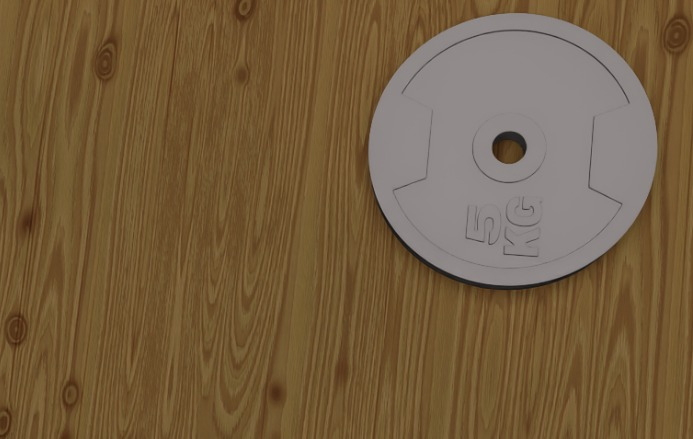
#> input picture RoboVision/images/sim_image1.jpg, 693 x 439 px, found by its file name; its folder holds only this picture in this run
$ python SeeThePlate.py
#> lines starting #> are read from the running program, lines starting #| are printed output that depends on the picture; after the words box and inside, x2 and y2 are one past the last pixel; in counts of white or black regions, pixels touching at a corner belong together
"""
    Detects weight plates and their holes in an image,
    drawing two bounding ellipses around each to outline both
    the outer circumference and the inner hole.

"""

# ================ Helper Functions =================

def calculate_aspect_ratio(ellipse):
    _, (major_axis, minor_axis), _ = ellipse
    return minor_axis / major_axis

def average_radius(ellipse):
                (_, axes, _) = ellipse
                major_axis = axes[0] / 2
                minor_axis = axes[1] / 2
                return (major_axis + minor_axis) / 2

# ================ Main Script ======================

import os
import cv2
import numpy as np
import math

images_folder = "RoboVision/images"
image_files = os.listdir(images_folder)

# Loop over all the images
for image_file in image_files:
    image_path = os.path.join(images_folder, image_file)

    # ================ Image Preprocessing ==============

    # Read the image
    image = cv2.imread(image_path)
#> image is the input picture: shape (439, 693, 3); mean B, G, R 64.2, 94.4, 117.6
    grey_scale = cv2.cvtColor(image, cv2.COLOR_BGR2GRAY)
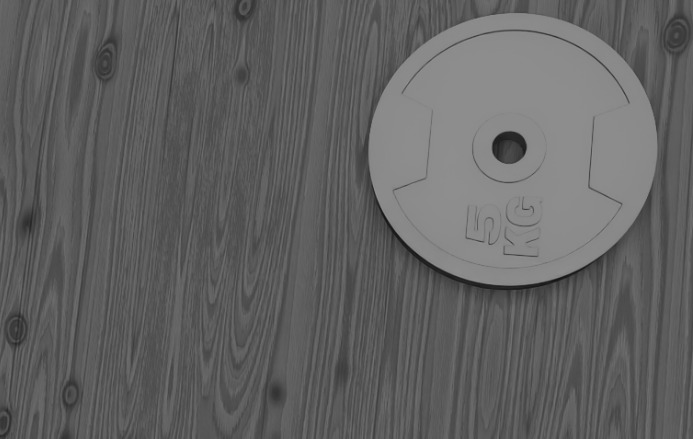
#> grey_scale: shape (439, 693); min 18, max 150, mean 98
    blur = cv2.GaussianBlur(grey_scale, (5, 5), 0)

    # ================ Edge Detection ===================

    # Median of the single-channel pixel intensities
    v = np.median(blur)
#> v = 91

    # Apply automatic Canny edge detection using the computed median
    sigma = 0.3
    lower = int(max(0, (1.0 - sigma) * v))
#> lower = 63
    upper = int(min(255, (1.0 + sigma) * v))
#> upper = 118
    canny = cv2.Canny(blur, lower, upper)
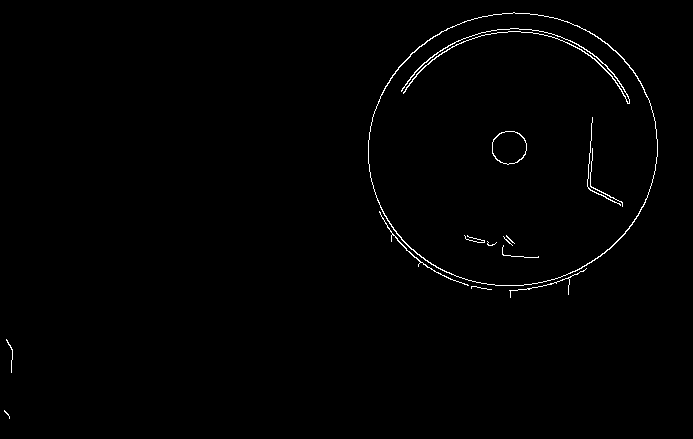
#> canny: shape (439, 693); 0.83% white in thin lines or dots, all inside (x1, y1, x2, y2) = (4, 12, 658, 419)


    # ================ Contour Detection ================

    # Finding exactly two contours in the image (The plates' edge and hole)
    contours, hierarchy = cv2.findContours(canny, cv2.RETR_TREE, cv2.CHAIN_APPROX_SIMPLE)
#> contours = 17 contours, 11 with area under 20; largest, box (x1, y1, x2, y2) and area: (368, 12, 658, 286) 61934, (368, 12, 658, 286) 61700, (492, 131, 527, 165) 900, (492, 131, 527, 165) 870, (401, 28, 630, 104) 181, (379, 211, 469, 286) 44

    # Constants for filtering
    EXPECTED_RATIO = 0.111
    RATIO_TOLERANCE = 0.1
    MAX_CENTER_DISTANCE = 0.2
    ASPECT_RATIO_THRESHOLD = 0.3

    final_ellipses = []

    if hierarchy is not None:
        hierarchy = hierarchy[0]

        # Iterate through contours and hierarchy
        for i, (contour, hier) in enumerate(zip(contours, hierarchy)):
            # Check if the contour has a child (potential outer contour)
            if hier[2] == -1:
                # Skip the contours that don't have a child
                continue

            outer_contour = contour
            outer_idx = i

            # Get the child index from the hierarchy
            child_idx = hier[2]

            while child_idx != -1:
                inner_contour = contours[child_idx]

                # Check if the contours have enough points to fit an ellipse
                if len(outer_contour) <= 5 and len(inner_contour) <= 5:
                    # If they can't form an ellipse, move on
                    break

                outer_ellipse = cv2.fitEllipse(outer_contour)
                inner_ellipse = cv2.fitEllipse(inner_contour)

                inner_aspect_ratio = calculate_aspect_ratio(inner_ellipse)

                # Check if the inner ellipse is elliptical enough
                if inner_aspect_ratio <= ASPECT_RATIO_THRESHOLD:
                    # If the aspect ratio is too small, move on
                    break

                # Calculate the average radii of the ellipses
                outer_radius = average_radius(outer_ellipse)
                inner_radius = average_radius(inner_ellipse)
                radius_ratio = inner_radius / outer_radius

                # Check if the radius ratio is within the expected tolerance
                if abs(radius_ratio - EXPECTED_RATIO) <= RATIO_TOLERANCE:

                    # Calculate the distance between the centers of the ellipses
                    center_distance = np.linalg.norm(
                        np.array(outer_ellipse[0]) - np.array(inner_ellipse[0])
                    )
                    max_center_distance = MAX_CENTER_DISTANCE * outer_radius

                    if center_distance <= max_center_distance:
                            # Ellipses match the profile of a weight plate!
                            final_ellipses.append((outer_ellipse, inner_ellipse))
                            break

                # Move to the next child contour
                child_idx = hierarchy[child_idx][0]

            # If a valid pair has been found, no need to continue processing
            if final_ellipses:
                break
#> this loop made 7 passes
#> hier on passes 1 to 5: [1, -1, -1, -1], [2, 0, -1, -1], [3, 1, -1, -1], [4, 2, -1, -1], [5, 3, -1, -1]
#> (hier, outer_idx) on passes 6 to 7: ([-1, 4, 6, -1], 5), ([-1, -1, 7, 5], 6)
#> after the loop, final_ellipses = 1 item

    # ================ Drawing Ellipses =================

    # Draw the ellipses on the image
    for outer_ellipse, inner_ellipse in final_ellipses:
        cv2.ellipse(image, outer_ellipse, (0, 255, 0), 2)
        cv2.ellipse(image, inner_ellipse, (0, 0, 255), 2)
#> this loop made 1 pass
#> (outer_ellipse, inner_ellipse) on pass 1: (((512.4, 148.9), (271.7, 289.2), 79.55), ((508.7, 147.1), (33.09, 35.21), 81.41))
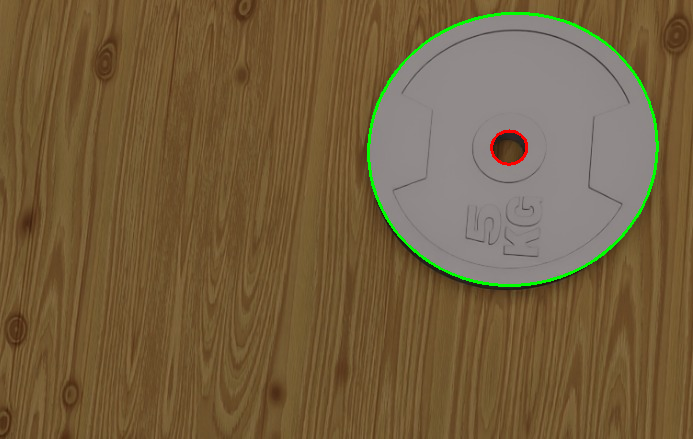
#> image: shape (439, 693, 3); 0.95% of pixels changed, all inside (x1, y1, x2, y2) = (367, 12, 659, 287)


    cv2.imshow("Processed Image", image)

    # Wait for a key press and close the window
    cv2.waitKey(0)
    cv2.destroyAllWindows()

$ run again, on RoboVision/images/sim_image5.jpg
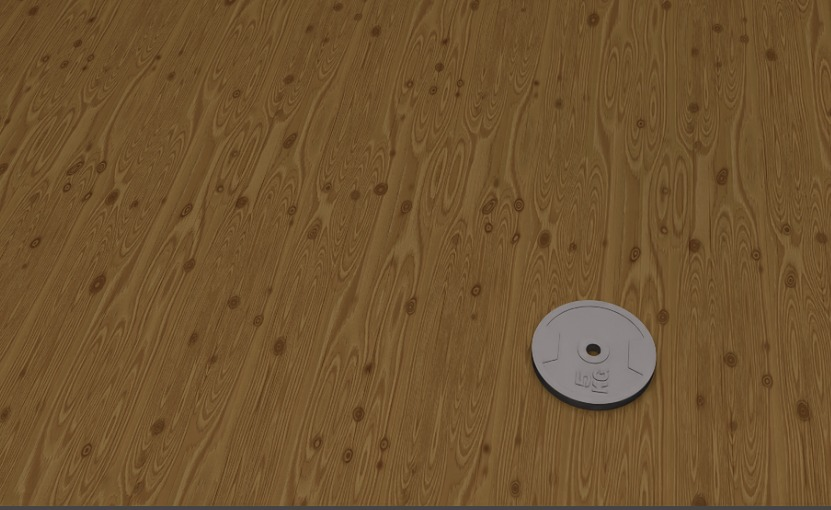
#> input picture RoboVision/images/sim_image5.jpg, 831 x 510 px, found by its file name
#> image is the input picture: shape (510, 831, 3); mean B, G, R 47.1, 83.2, 111.6
#> v = 87
#> lower = 60
#> upper = 113
#> `canny = cv2.Canny(blur, lower, upper)`:
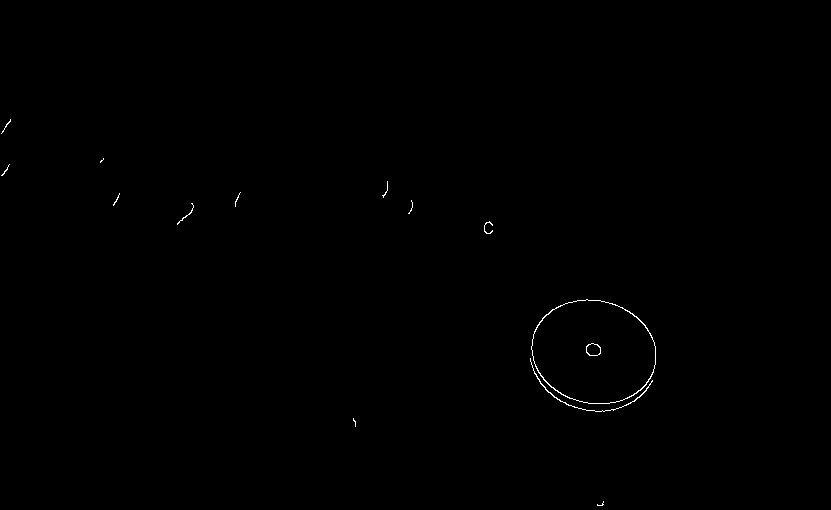
#> canny: shape (510, 831); 0.21% white in thin lines or dots, all inside (x1, y1, x2, y2) = (1, 119, 656, 506)
#> contours = 16 contours, 11 with area under 20; largest, box (x1, y1, x2, y2) and area: (531, 299, 656, 404) 10129, (531, 299, 656, 404) 10034, (586, 343, 601, 356) 143, (586, 343, 601, 356) 132, (530, 358, 653, 412) 47
#> the loop `for i, (contour, hier) in enumerate(zip(contours, hierarchy)):` made 5 passes
#> hier on passes 1 to 3: [1, -1, -1, -1], [2, 0, -1, -1], [3, 1, -1, -1]
#> after the loop `for i, (contour, hier) in enumerate(zip(contours, hierarchy)):`: final_ellipses = 1 item
#> the loop `for outer_ellipse, inner_ellipse in final_ellipses:` made 1 pass
#> (outer_ellipse, inner_ellipse) on pass 1: (((593.5, 351.5), (102.5, 124.9), 102.9), ((592.9, 349.5), (12.55, 16.03), 96.23))
#> after the loop `for outer_ellipse, inner_ellipse in final_ellipses:`:
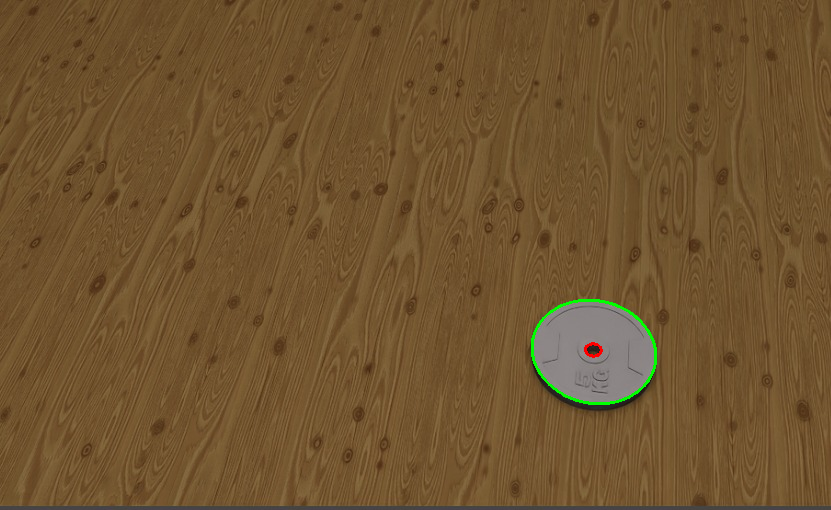
#> image: shape (510, 831, 3); 0.28% of pixels changed, all inside (x1, y1, x2, y2) = (531, 299, 657, 405)

$ run again, on RoboVision/images/sim_image2.jpg
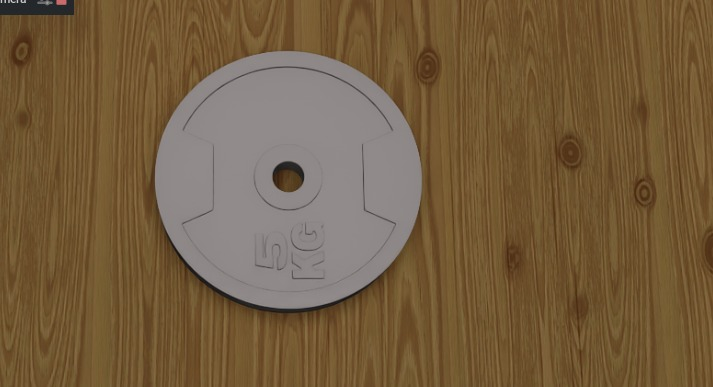
#> input picture RoboVision/images/sim_image2.jpg, 713 x 387 px, found by its file name
#> image is the input picture: shape (387, 713, 3); mean B, G, R 63.4, 93.6, 117.1
#> v = 91
#> lower = 63
#> upper = 118
#> `canny = cv2.Canny(blur, lower, upper)`:
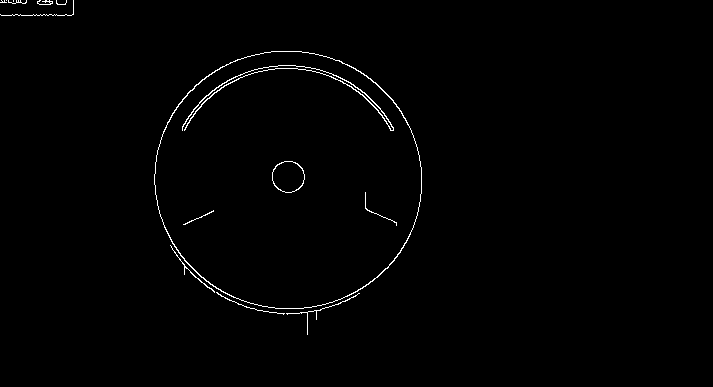
#> canny: shape (387, 713); 0.82% white in thin lines or dots, all inside (x1, y1, x2, y2) = (0, 0, 422, 335)
#> contours = 18 contours, 12 with area under 20; largest, box (x1, y1, x2, y2) and area: (154, 51, 422, 309) 54100, (154, 51, 422, 309) 53884, (272, 161, 305, 193) 794, (272, 161, 305, 193) 768, (182, 65, 394, 131) 178, (170, 245, 215, 293) 26
#> the loop `for i, (contour, hier) in enumerate(zip(contours, hierarchy)):` made 5 passes
#> hier on passes 1 to 3: [1, -1, -1, -1], [2, 0, -1, -1], [3, 1, -1, -1]
#> after the loop `for i, (contour, hier) in enumerate(zip(contours, hierarchy)):`: final_ellipses = 1 item
#> the loop `for outer_ellipse, inner_ellipse in final_ellipses:` made 1 pass
#> (outer_ellipse, inner_ellipse) on pass 1: (((287.9, 179.4), (257.2, 266.8), 99.09), ((287.9, 176.3), (31.24, 32.58), 96.11))
#> after the loop `for outer_ellipse, inner_ellipse in final_ellipses:`:
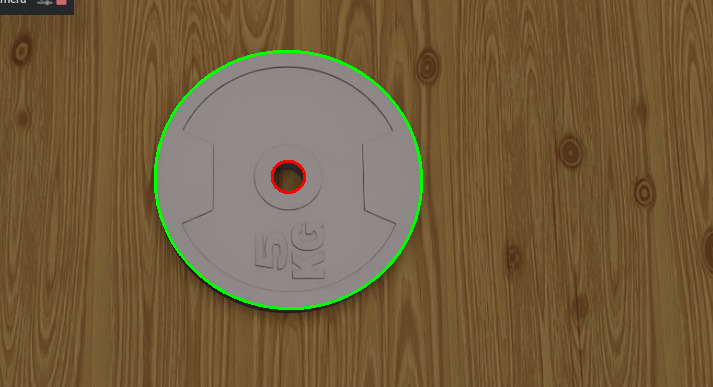
#> image: shape (387, 713, 3); 1% of pixels changed, all inside (x1, y1, x2, y2) = (154, 50, 423, 310)

$ run again, on RoboVision/images/sim_image3.jpg
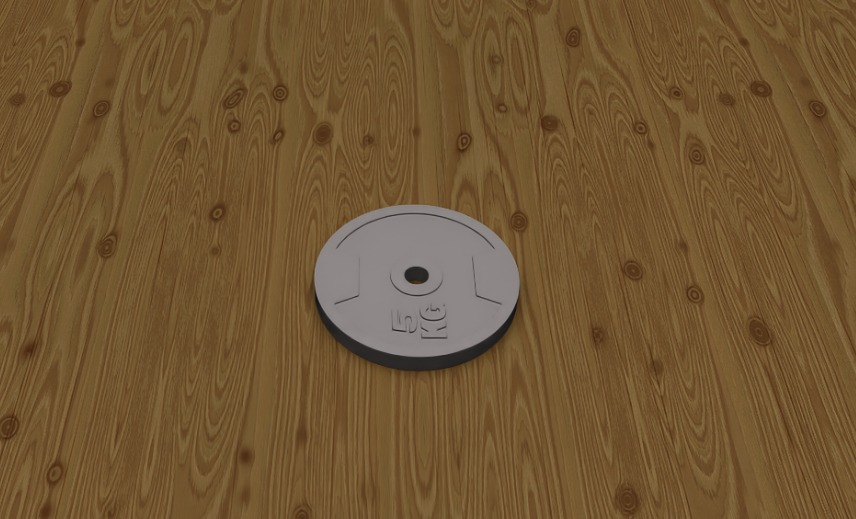
#> input picture RoboVision/images/sim_image3.jpg, 856 x 519 px, found by its file name
#> image is the input picture: shape (519, 856, 3); mean B, G, R 50.5, 86, 113.4
#> v = 89
#> lower = 62
#> upper = 115
#> `canny = cv2.Canny(blur, lower, upper)`:
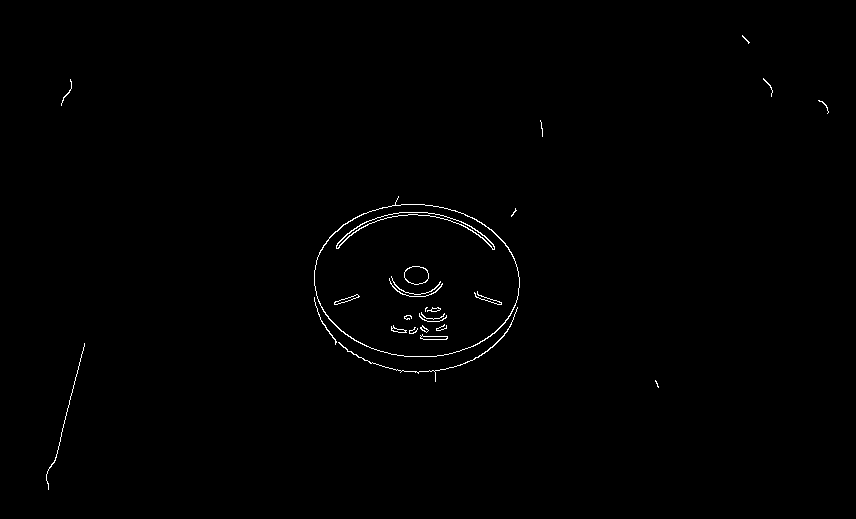
#> canny: shape (519, 856); 0.53% white in thin lines or dots, all inside (x1, y1, x2, y2) = (46, 35, 829, 490)
#> contours = 35 contours, 19 with area under 20; largest, box (x1, y1, x2, y2) and area: (314, 196, 520, 357) 24640, (314, 204, 520, 357) 24496, (336, 212, 495, 250) 540, (336, 212, 495, 250) 445, (404, 266, 429, 285) 350
#> the loop `for i, (contour, hier) in enumerate(zip(contours, hierarchy)):` made 7 passes
#> hier on passes 1 to 5: [1, -1, -1, -1], [2, 0, -1, -1], [3, 1, -1, -1], [4, 2, -1, -1], [5, 3, -1, -1]
#> after the loop `for i, (contour, hier) in enumerate(zip(contours, hierarchy)):`: final_ellipses = 1 item
#> the loop `for outer_ellipse, inner_ellipse in final_ellipses:` made 1 pass
#> (outer_ellipse, inner_ellipse) on pass 1: (((416.3, 280.3), (152.2, 205.1), 93.26), ((416.1, 274.8), (18.05, 25.07), 92.55))
#> after the loop `for outer_ellipse, inner_ellipse in final_ellipses:`:
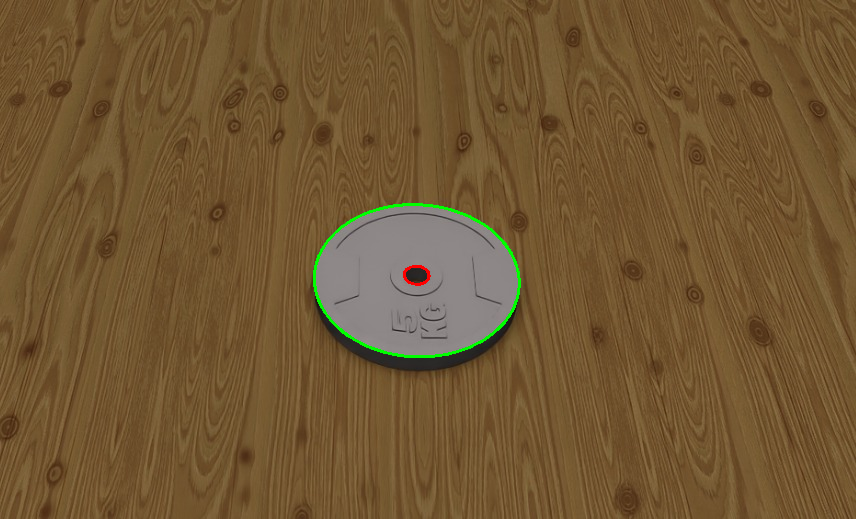
#> image: shape (519, 856, 3); 0.42% of pixels changed, all inside (x1, y1, x2, y2) = (313, 203, 521, 358)

$ run again, on RoboVision/images/sim_image4.jpg
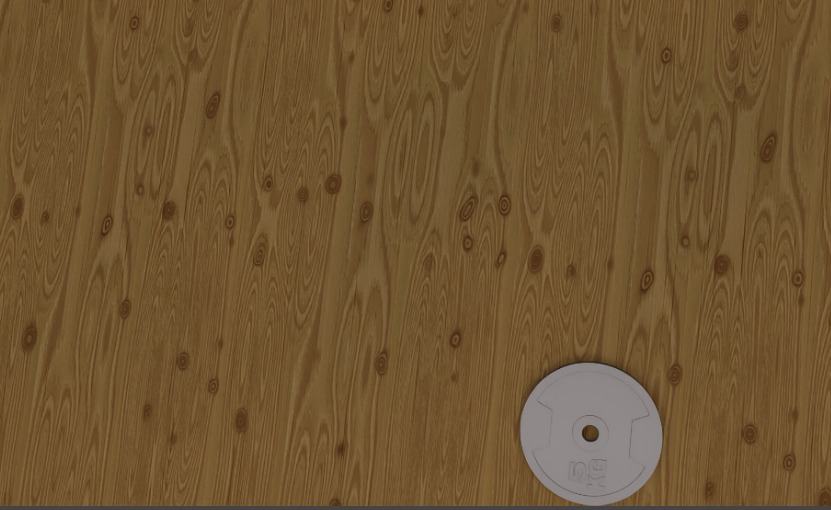
#> input picture RoboVision/images/sim_image4.jpg, 831 x 510 px, found by its file name
#> image is the input picture: shape (510, 831, 3); mean B, G, R 49.3, 84.8, 111.8
#> v = 88
#> lower = 61
#> upper = 114
#> `canny = cv2.Canny(blur, lower, upper)`:
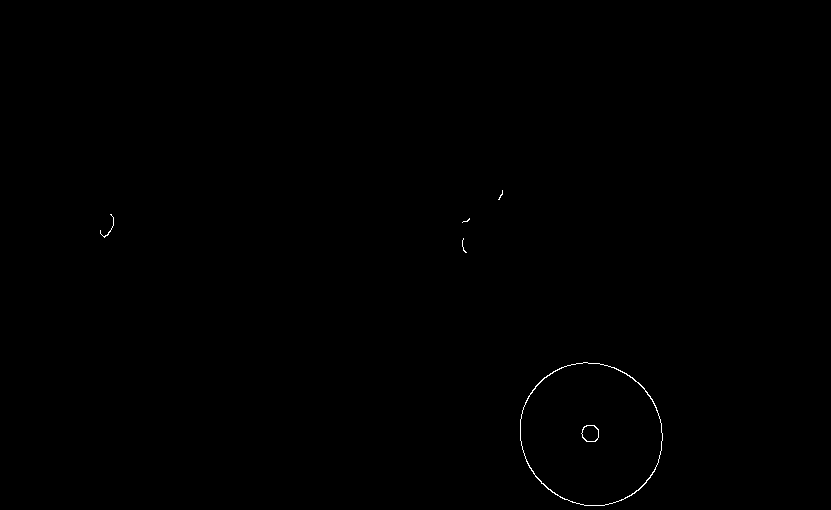
#> canny: shape (510, 831); 0.16% white in thin lines or dots, all inside (x1, y1, x2, y2) = (100, 190, 663, 506)
#> contours = 8 contours, 4 with area under 20; largest, box (x1, y1, x2, y2) and area: (520, 362, 663, 506) 15948, (520, 362, 663, 506) 15830, (581, 425, 599, 442) 229, (581, 425, 599, 442) 214
#> the loop `for i, (contour, hier) in enumerate(zip(contours, hierarchy)):` made 2 passes
#> (hier, outer_idx) on passes 1 to 2: ([4, -1, 1, -1], 0), ([-1, -1, 2, 0], 1)
#> after the loop `for i, (contour, hier) in enumerate(zip(contours, hierarchy)):`: final_ellipses = 1 item
#> the loop `for outer_ellipse, inner_ellipse in final_ellipses:` made 1 pass
#> (outer_ellipse, inner_ellipse) on pass 1: (((590.8, 433.7), (138.5, 145.6), 135.8), ((590.1, 433.1), (17.36, 18.45), 172.2))
#> after the loop `for outer_ellipse, inner_ellipse in final_ellipses:`:
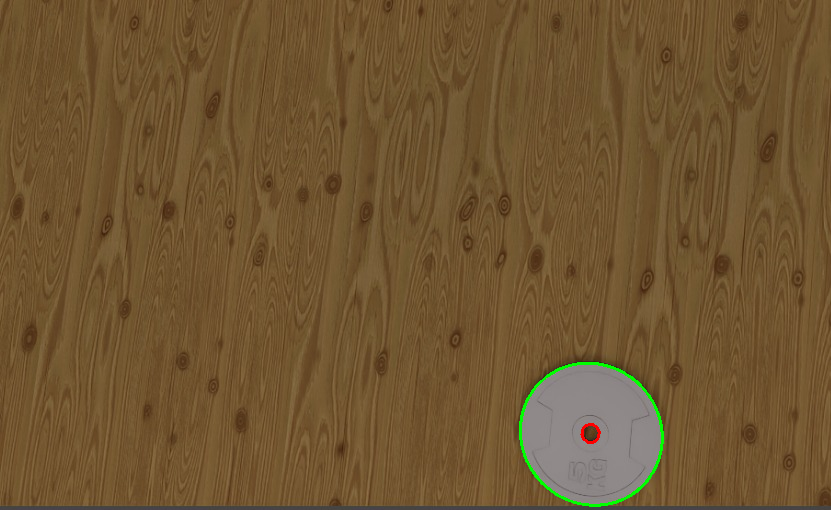
#> image: shape (510, 831, 3); 0.35% of pixels changed, all inside (x1, y1, x2, y2) = (519, 362, 664, 507)
